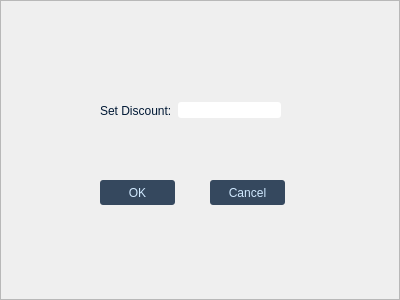
<?xml version="1.0" encoding="UTF-8"?>
<ui version="4.0">
 <class>setDiscountDialog</class>
 <widget class="QDialog" name="setDiscountDialog">
  <property name="geometry">
   <rect>
    <x>0</x>
    <y>0</y>
    <width>400</width>
    <height>300</height>
   </rect>
  </property>
  <property name="windowTitle">
   <string>Set Discount</string>
  </property>
  <property name="styleSheet">
   <string notr="true">QPushButton{
	font: 13pt &quot;Arial Rounded MT Bold&quot;;
background-color:rgba(1,25,53,200);
color:rgba(208,233,255);
border-color:rgba(1,25,53,90);
border-radius:3px;
}
QLabel
{
font: 11pt &quot;Arial&quot;;
color:rgb(1, 25, 53);
}
QLineEdit
{
border-color:rgba(255,255,255,200);
font: 11pt &quot;Arial&quot;;
border-color:rgba(1,25,53,50);
           border-radius:3px;
         background-color:rgba(255,255,255);
      color:rgba(1,25,53);
}
</string>
  </property>
  <widget class="QWidget" name="horizontalLayoutWidget">
   <property name="geometry">
    <rect>
     <x>100</x>
     <y>90</y>
     <width>181</width>
     <height>41</height>
    </rect>
   </property>
   <layout class="QHBoxLayout" name="horizontalLayout">
    <item>
     <widget class="QLabel" name="setDiscount_label">
      <property name="text">
       <string>Set Discount:</string>
      </property>
     </widget>
    </item>
    <item>
     <widget class="QLineEdit" name="enterDiscount"/>
    </item>
   </layout>
  </widget>
  <widget class="QFrame" name="frame">
   <property name="geometry">
    <rect>
     <x>0</x>
     <y>0</y>
     <width>400</width>
     <height>300</height>
    </rect>
   </property>
   <property name="frameShape">
    <enum>QFrame::StyledPanel</enum>
   </property>
   <property name="frameShadow">
    <enum>QFrame::Raised</enum>
   </property>
   <widget class="QPushButton" name="okButt">
    <property name="geometry">
     <rect>
      <x>100</x>
      <y>180</y>
      <width>75</width>
      <height>25</height>
     </rect>
    </property>
    <property name="text">
     <string>OK</string>
    </property>
   </widget>
   <widget class="QPushButton" name="pushButton">
    <property name="geometry">
     <rect>
      <x>210</x>
      <y>180</y>
      <width>75</width>
      <height>25</height>
     </rect>
    </property>
    <property name="text">
     <string>Cancel</string>
    </property>
   </widget>
  </widget>
  <zorder>frame</zorder>
  <zorder>horizontalLayoutWidget</zorder>
 </widget>
 <resources/>
 <connections/>
</ui>
